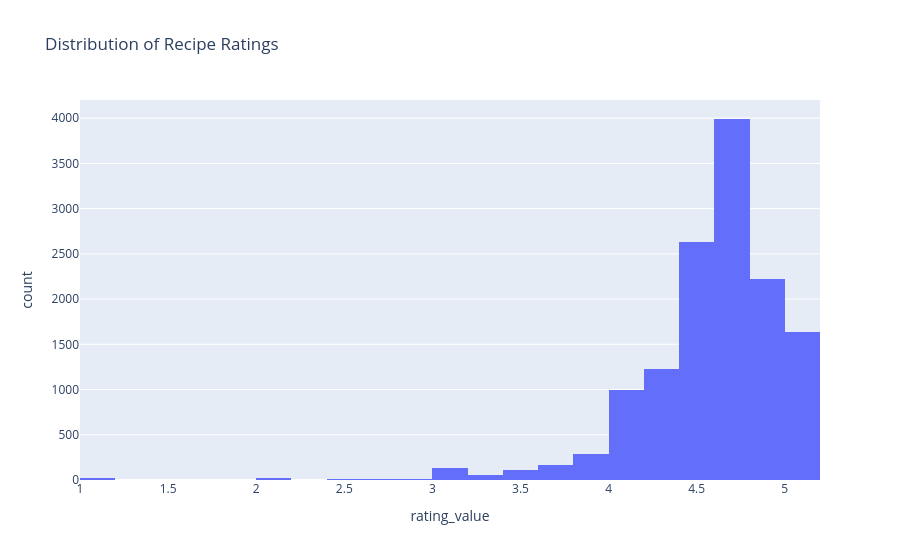

This figure's notebook cell:
### Markdown cell above
## 5. Main Plots

These plots show the main descriptive patterns in the data.

### Code cell
fig = px.histogram(
    allrecipes_df,
    x="rating_value",
    nbins=30,
    title="Distribution of Recipe Ratings"
)
fig.show()

### Figure 1 — Plotly figure (JSON) as saved in the notebook; plotly's stock layout.template omitted (floating-point values rounded to 4 significant figures; data arrays with more than 128 entries replaced by an {"elided": "..."} marker saying what was removed)
{"data": [{"bingroup": "x", "hovertemplate": "rating_value=%{x}<br>count=%{y}<extra></extra>", "legendgroup": "", "marker": {"color": "#636efa", "pattern": {"shape": ""}}, "name": "", "nbinsx": 30, "orientation": "v", "showlegend": false, "type": "histogram", "x": {"elided": "14438 float values"}, "xaxis": "x", "yaxis": "y"}], "layout": {"barmode": "relative", "legend": {"tracegroupgap": 0}, "title": {"text": "Distribution of Recipe Ratings"}, "xaxis": {"anchor": "y", "domain": [0, 1], "title": {"text": "rating_value"}}, "yaxis": {"anchor": "x", "domain": [0, 1], "title": {"text": "count"}}}}
